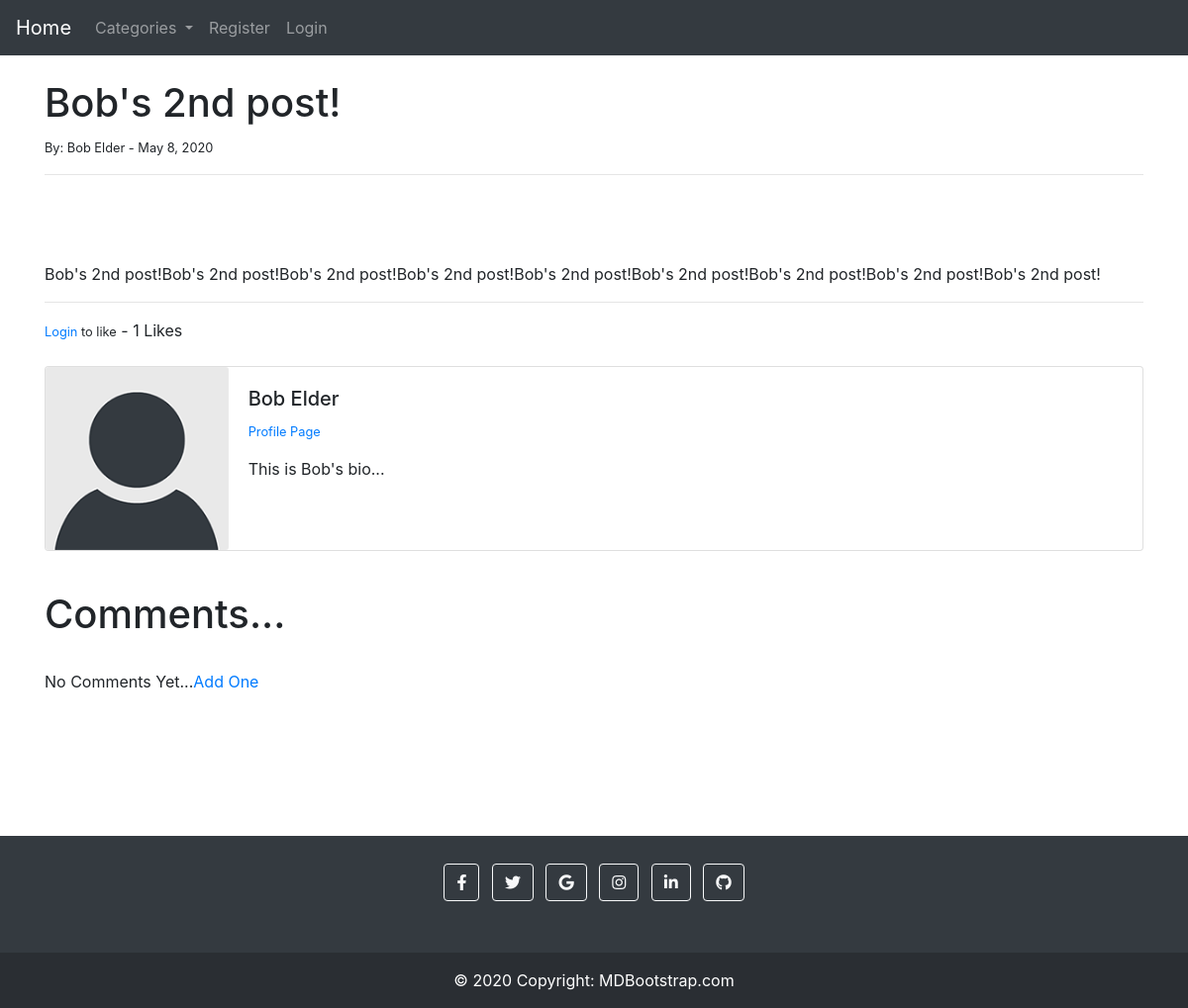
Page /article/12 on the committed database.
### theblog/models.py (models this page shows, shortened)
class Post(models.Model):
	title = models.CharField(max_length=255)
	header_image = models.ImageField(null=True, blank=True, upload_to="images/")
	title_tag = models.CharField(max_length=255)
	author = models.ForeignKey(User, on_delete=models.CASCADE)
	body = RichTextField(blank=True, null=True)
	post_date = models.DateField(auto_now_add=True)
	category = models.CharField(max_length=255, default='coding')
	snippet = models.CharField(max_length=255)
	likes = models.ManyToManyField(User, related_name='blog_posts')
	def total_likes(self):
		return self.likes.count()

class Profile(models.Model):
	user = models.OneToOneField(User, null=True, on_delete=models.CASCADE)
	bio = models.TextField()
	profile_pic = models.ImageField(null=True, blank=True, upload_to="images/profile/")
	website_url = models.CharField(max_length=255, null=True, blank=True)
	facebook_url = models.CharField(max_length=255, null=True, blank=True)
	twitter_url = models.CharField(max_length=255, null=True, blank=True)
	instagram_url = models.CharField(max_length=255, null=True, blank=True)
	pinterest_url = models.CharField(max_length=255, null=True, blank=True)

### theblog/views.py (the view)
# urls.py: path('article/<int:pk>', ArticleDetailView.as_view(), name='article-detail'),
class ArticleDetailView(DetailView):
	model = Post
	template_name = 'article_details.html'
	def get_context_data(self, *args, **kwargs):
		cat_menu = Category.objects.all()
		context = super(ArticleDetailView, self).get_context_data(*args, **kwargs)
		stuff = get_object_or_404(Post, id=self.kwargs['pk'])
		total_likes = stuff.total_likes()
		liked = False
		if stuff.likes.filter(id=self.request.user.id).exists():
			liked = True
		context["cat_menu"] = cat_menu
		context["total_likes"] = total_likes
		context["liked"] = liked
		return context

### theblog/models.py (called while the page is built)
	def __str__(self):
		return self.name

### theblog/templates/article_details.html (shortened to what this page needs)
{% extends 'base.html' %}
{% load static %}
{% block content %}
	<h1>{{ post.title }}</h1>
	<small>By:
		{{ post.author.first_name }}
		{{ post.author.last_name }} -
		{{ post.post_date }}
	</small><br/>
	<hr>
	<br/>
	<br/><br/>
	{{ post.body|safe }}
	<hr>
	<form action="{% url 'like_post' post.pk %}" method="POST">
	{% if user.is_authenticated %}
		{% if liked %}
			<button type="submit", name="post_id", value="{{ post.id }}", class="btn btn-danger btn-sm">Unlike</button>
		{% else %}
			<button type="submit", name="post_id", value="{{ post.id }}", class="btn btn-primary btn-sm">Like</button>
		{% endif %}
	{% else %}
		<small><a href="{% url 'login' %}">Login</a> to like</small>
	{% endif %}
		- {{ total_likes }} Likes
	</form>
<br/>
<div class="card mb-3">
  <div class="row no-gutters">
    <div class="col-md-2">
{% if post.author.profile.profile_pic %}
      <img src="{{ post.author.profile.profile_pic.url }}" class="card-img">
{% else %}
	<img src="{% static 'theblog/images/default_profile_pic.png' %}" class="card-img">
{% endif %}
    </div>
    <div class="col-md-10">
      <div class="card-body">
        <h5 class="card-title">
        	{{ post.author.first_name }}
			{{ post.author.last_name }}
		</h5>
<p class="small text-muted">
	<a href="{% url 'show_profile_page' post.author.profile.id %}">Profile Page</a>
</p>
<p class="card-text">
        	{{ post.author.profile.bio }}
        </p>
      </div>
    </div>
  </div>
</div>
<br/>
<h1>Comments...</h1>
<br/>
{% if not post.comments.all %}
	No Comments Yet...<a href="{% url 'add_comment' post.pk %}">Add One</a>
{% endif %}
<br/>
<br/><br/>
{% endblock %}

### rows in the picture
Post: title "Bob's 2nd post!", author.first_name "Bob", author.last_name "Elder", post_date "May 8, 2020", body "Bob's 2nd post!Bob's 2nd post!Bob's 2nd post!Bob's 2nd post!Bob's 2nd post!Bob's 2nd post!Bob's 2nd post!Bob's 2nd post!Bob's 2nd post!", author.profile.bio "This is Bob's bio..."

### other values in the picture
{{ total_likes }} "1"
